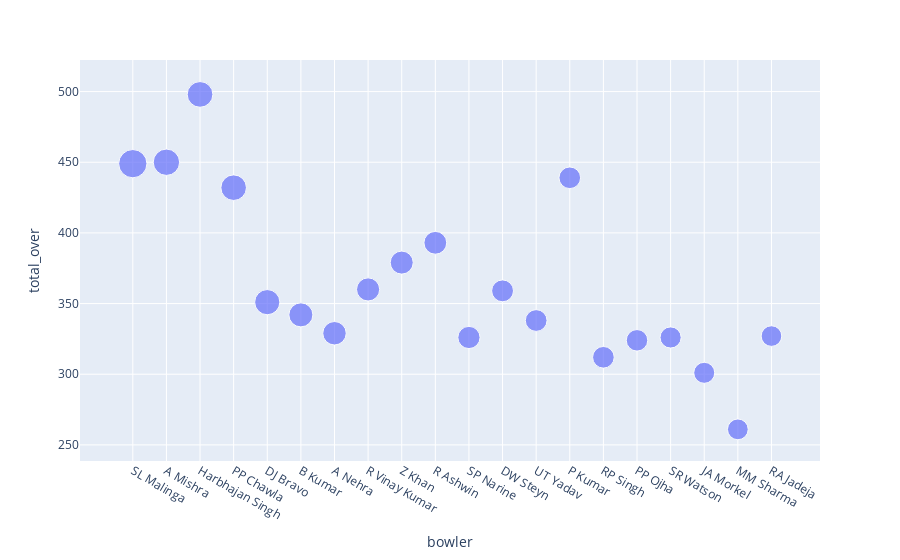

The code cell stored with this chart in its notebook:
### Code cell
# plotly Graph

fig = px.scatter(data_frame=temp, x="bowler",y="total_over",size=temp.wickets_taken,hover_data=["run_given","total_balls"])
fig.show()

### Figure 1 — Plotly figure (JSON) as saved in the notebook; plotly's stock layout.template omitted (floating-point values rounded to 4 significant figures)
{"data": [{"customdata": [[3034, 2694], [3305, 2703], [3453, 2989], [3315, 2594], [2815, 2110], [2410, 2054], [2537, 1974], [2976, 2161], [2860, 2276], [2552, 2359], [2085, 1956], [2375, 2159], [2802, 2033], [3342, 2637], [2417, 1874], [2399, 1945], [2490, 1961], [2409, 1807], [2088, 1566], [2540, 1962]], "hovertemplate": "bowler=%{x}<br>total_over=%{y}<br>wickets_taken=%{marker.size}<br>run_given=%{customdata[0]}<br>total_balls=%{customdata[1]}<extra></extra>", "legendgroup": "", "marker": {"color": "#636efa", "size": [154, 134, 127, 126, 122, 111, 106, 103, 102, 100, 95, 92, 91, 90, 90, 89, 86, 85, 83, 82], "sizemode": "area", "sizeref": 0.385, "symbol": "circle"}, "mode": "markers", "name": "", "orientation": "v", "showlegend": false, "type": "scatter", "x": ["SL Malinga", "A Mishra", "Harbhajan Singh", "PP Chawla", "DJ Bravo", "B Kumar", "A Nehra", "R Vinay Kumar", "Z Khan", "R Ashwin", "SP Narine", "DW Steyn", "UT Yadav", "P Kumar", "RP Singh", "PP Ojha", "SR Watson", "JA Morkel", "MM Sharma", "RA Jadeja"], "xaxis": "x", "y": [449, 450, 498, 432, 351, 342, 329, 360, 379, 393, 326, 359, 338, 439, 312, 324, 326, 301, 261, 327], "yaxis": "y"}], "layout": {"legend": {"itemsizing": "constant", "tracegroupgap": 0}, "margin": {"t": 60}, "xaxis": {"anchor": "y", "domain": [0, 1], "title": {"text": "bowler"}}, "yaxis": {"anchor": "x", "domain": [0, 1], "title": {"text": "total_over"}}}}
